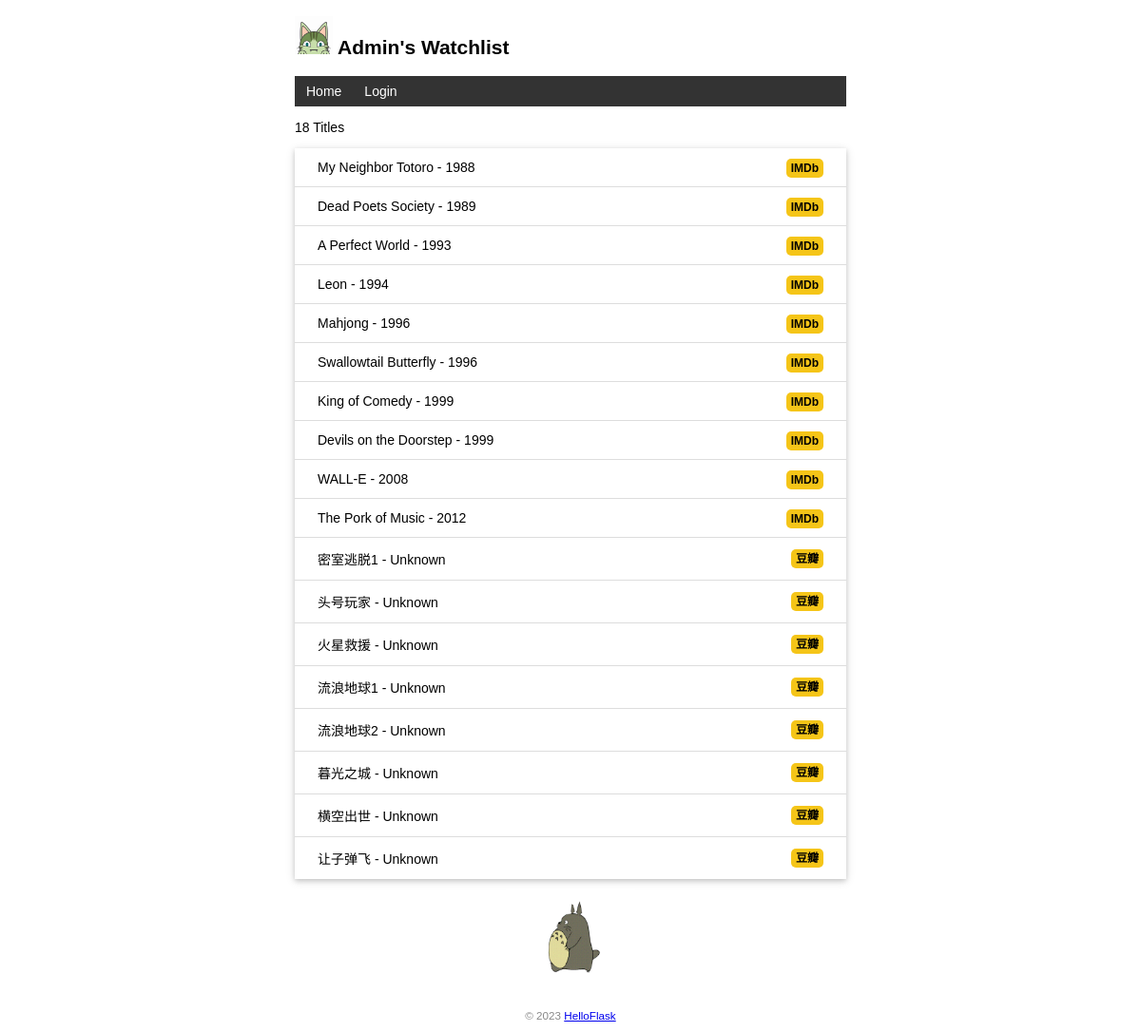
Before: / with the older database file.
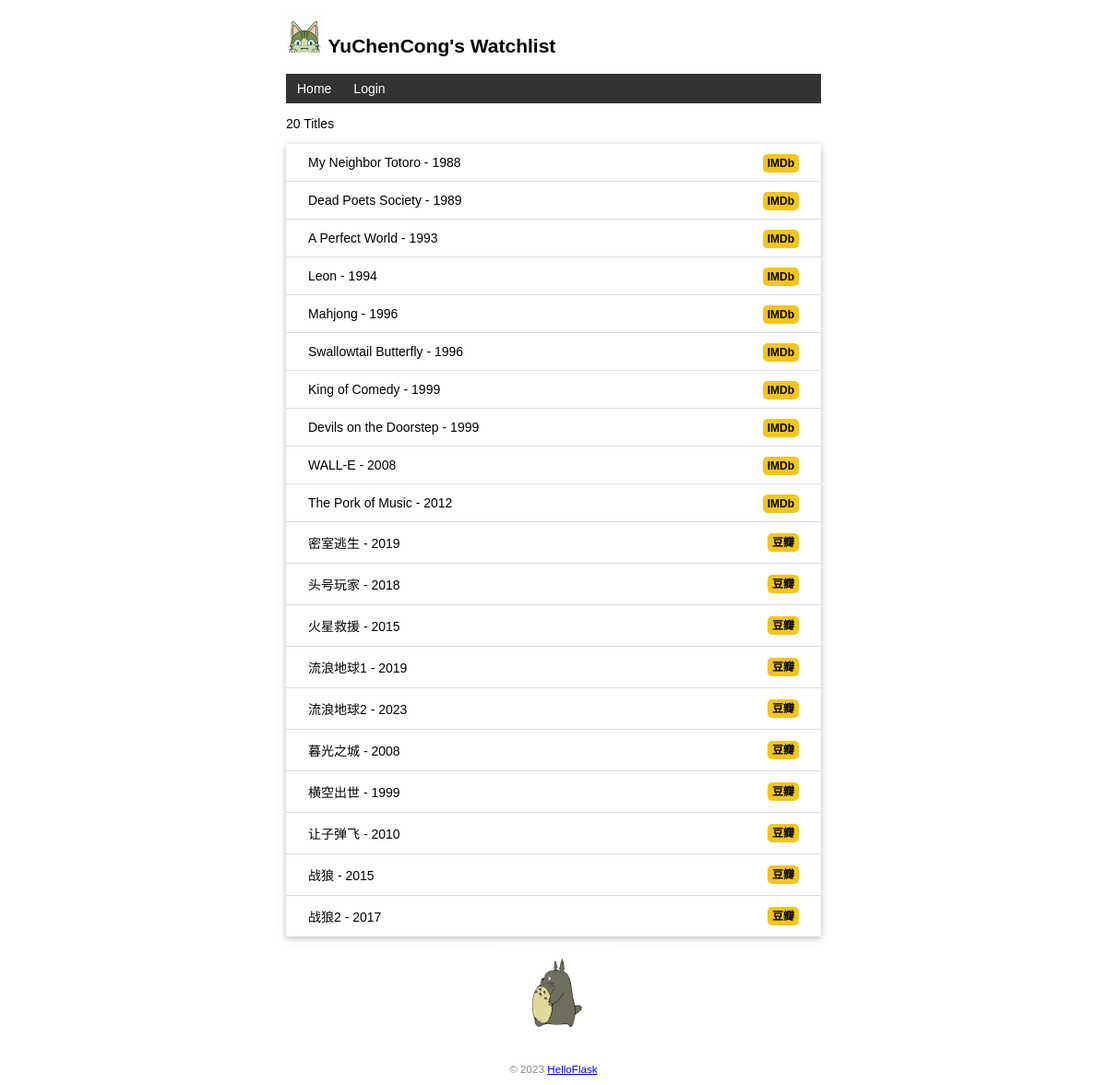
After: the same page with the newer database file.
### watchlist/models.py (models this page shows, shortened)
class User(db.Model, UserMixin):   # 表名将会是 user（自动生成，小写处理）
    id = db.Column(db.Integer, primary_key=True)    # 主键
    name = db.Column(db.String(20))     # 名字
    username = db.Column(db.String(20))     # 用户名
    password_hash = db.Column(db.String(128))   # 密码散列值

class Movie(db.Model):
    id = db.Column(db.Integer, primary_key=True)
    title = db.Column(db.String(60))    # 电影标题
    year = db.Column(db.String(10))  # 电影年份

### watchlist/views.py (the view, shortened to what this page needs)
@app.route('/', methods=['GET', 'POST'])
def index():
    movies = Movie.query.all()  # 读取所有电影记录
    return render_template('index.html', movies=movies)

### watchlist/__init__.py (called while the page is built)
@app.context_processor
def inject_user():
    from watchlist.models import User
    user = User.query.first()
    return dict(user=user)

@app.context_processor
def inject_function():
    def is_chinese(char):
        if '\u4e00' <= char <= '\u9fa5':
            return True
        else:
            return False
    def contains_chinese(text):
        for char in text:
            if is_chinese(char):
                return True
        return False
    return {
        'contains_chinese': contains_chinese
    }

### watchlist/templates/index.html (shortened to what this page needs)
{% extends 'base.html' %}
{% block content %}
<p>{{ movies|length }} Titles</p>
<ul class="movie-list">
    {% for movie in movies %}
    <li>{{ movie.title }} - {{ movie.year }}
        <span class="float-right">
            {% if contains_chinese(movie.title) %}
            <a class="douban" href="https://movie.douban.com/subject_search?search_text={{ movie.title }}" target="_blank" title="Find this movie on 豆瓣">豆瓣</a>
            {% else %}
            <a class="imdb" href="https://www.imdb.com/find?q={{ movie.title }}" target="_blank" title="Find this movie on IMDb">IMDb</a>
            {% endif %}
        </span>
    </li>
    {% endfor %}
</ul>
<img alt="Walking Totoro" class="totoro" src="{{ url_for('static', filename='images/totoro.gif') }}" title="to~to~ro~">
{% endblock %}

### watchlist/templates/base.html (shortened to what this page needs)
<!DOCTYPE html>
<html lang="en">
<head>
    {% block head %}
    <link rel="stylesheet" href="{{ url_for('static', filename='CSS/style.css') }}" type="text/css">
    {% endblock %}
</head>
<body>
    <h2>
        <img alt="Avatar" class="avatar" src="{{ url_for('static', filename='images/avatar.png') }}">
        {{ user.name }}'s Watchlist
    </h2>
    <nav>
        <ul>
            <li><a href="{{ url_for('index') }}">Home</a></li>
            {% if current_user.is_authenticated %}
                <li><a href="{{ url_for('settings') }}">Settings</a></li>
                <li><a href="{{ url_for('logout') }}">Logout</a></li>
            {% else %}
                <li><a href="{{ url_for('login') }}">Login</a></li>
            {% endif %}
        </ul>
    </nav>
    {% block content %}{% endblock %}
    <footer>
        <small>&copy; 2023 <a href="http://helloflask.com/book/3">HelloFlask</a></small>
    </footer>
</body>
</html>

### watchlist/static/CSS/style.css (style rules this page uses)
body { margin: auto; max-width: 580px; font-size: 14px; font-family: Helvetica, Arial, sans-serif; }
footer { color: #888; margin-top: 15px; text-align: center; padding: 10px; }
.avatar { width: 40px; }
.movie-list { list-style-type: none; padding: 0; margin-bottom: 10px; box-shadow: 0 2px 5px 0 rgba(0, 0, 0, 0.16), 0 2px 10px 0 rgba(0, 0, 0, 0.12); }
.movie-list li { padding: 12px 24px; border-bottom: 1px solid #ddd; }
.movie-list li:last-child { border-bottom:none; }
.totoro { display: block; margin: 0 auto; height: 100px; }
nav ul { list-style-type: none; margin: 0; padding: 0; overflow: hidden; background-color: #333; }
nav li { float: left; }
nav li a { display: block; color: white; text-align: center; padding: 8px 12px; text-decoration: none; }
.float-right { float: right; }
.imdb { font-size: 12px; font-weight: bold; color: black; text-decoration: none; background: #F5C518; border-radius: 5px; padding: 3px 5px; }
.douban { font-size: 12px; font-weight: bold; color: black; text-decoration: none; background: #F5C518; border-radius: 5px; padding: 3px 5px; }

Changed rows visible on the page:
changed User: name "Admin" → "YuChenCong"
changed Movie: title "密室逃脱1" → "密室逃生"; year "Unknown" → "2019"
changed Movie "头号玩家": year "Unknown" → "2018"
changed Movie "火星救援": year "Unknown" → "2015"
changed Movie "流浪地球1": year "Unknown" → "2019"
changed Movie "流浪地球2": year "Unknown" → "2023"
changed Movie "暮光之城": year "Unknown" → "2008"
changed Movie "横空出世": year "Unknown" → "1999"
changed Movie "让子弹飞": year "Unknown" → "2010"
added Movie: title "战狼", year "2015"
added Movie: title "战狼2", year "2017"
Other visible differences:
{{ movies|length }}: "18" → "20"
